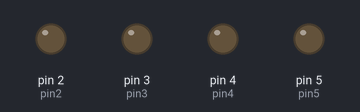
A sketch run on a simulated Arduino Uno, built with avr-gcc and run on an emulated ATmega328P. Shown: output pins drawn as LEDs (lit = HIGH). What the sketch prints to the serial monitor is not drawn.

Above: at 1.0 s.
At 2.5 s:
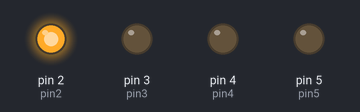
At 4.5 s:
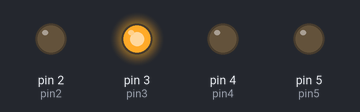
At 6.5 s:
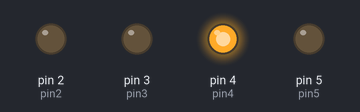
At 8.5 s:
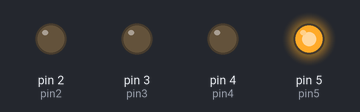
Timing chart, 0 to 13.0 s (numbered marks = the images above):
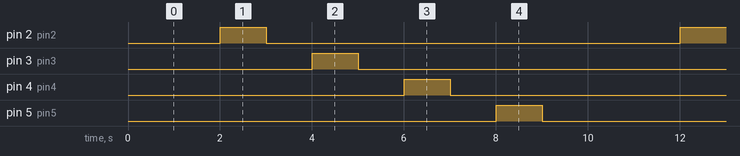

The sketch:

hello_world.ino
```cpp
int pin2 = 2;
int pin3 = 3;
int pin4 = 4;
int pin5 = 5;
int pins[] = {pin2, pin3, pin4, pin5};
int lengthPins = sizeof(pins) / sizeof(pins[0]);

void setup() {
  Serial.begin(9600);
  pinMode(pin2,OUTPUT);
  pinMode(pin3,OUTPUT);
  pinMode(pin4,OUTPUT);
  pinMode(pin5,OUTPUT);
}

void loop() {
  Serial.println("Hola mundo");
  for(int i = -1; i < lengthPins; i++){
    int pinChoice = pins[i];
    digitalWrite(pinChoice, HIGH);
    delay(1000);
    digitalWrite(pinChoice, LOW);
    delay(1000);
  }
}
```

Measured:
- by itself, pin 2 (pin2), pin 3 (pin3), pin 4 (pin4), pin 5 (pin5): alternates HIGH for 1.0 s and LOW for 9.0 s
- by itself, everything shown: repeats every 10.0 s, in 8 steps
